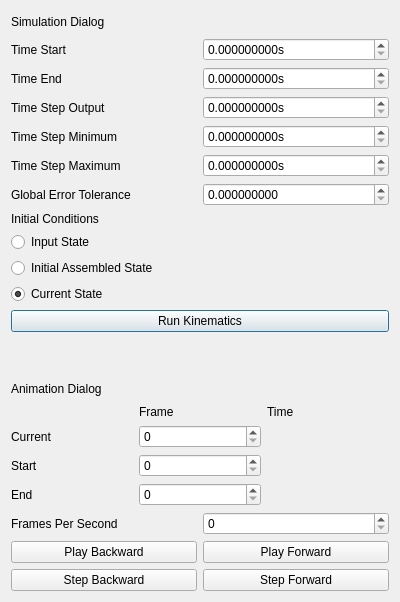
<?xml version="1.0" encoding="UTF-8"?>
<ui version="4.0">
 <class>TaskAssemblyCreateSimulation</class>
 <widget class="QDialog" name="TaskAssemblyCreateSimulation">
  <property name="geometry">
   <rect>
    <x>0</x>
    <y>0</y>
    <width>400</width>
    <height>602</height>
   </rect>
  </property>
  <property name="windowTitle">
   <string>Create Simulation</string>
  </property>
  <layout class="QVBoxLayout" name="verticalLayout_2">
   <item>
    <widget class="QLabel" name="SimulationDialogLabel">
     <property name="text">
      <string>Simulation Dialog</string>
     </property>
    </widget>
   </item>
   <item>
    <layout class="QGridLayout" name="gridLayout">
     <item row="0" column="0">
      <widget class="QLabel" name="TimeStartLabel">
       <property name="text">
        <string>Time Start</string>
       </property>
      </widget>
     </item>
     <item row="0" column="1">
      <widget class="QDoubleSpinBox" name="TimeStartSpinBox">
       <property name="suffix">
        <string>s</string>
       </property>
       <property name="decimals">
        <number>9</number>
       </property>
      </widget>
     </item>
     <item row="1" column="0">
      <widget class="QLabel" name="TimeEndLabel">
       <property name="text">
        <string>Time End</string>
       </property>
      </widget>
     </item>
     <item row="1" column="1">
      <widget class="QDoubleSpinBox" name="TimeEndSpinBox">
       <property name="suffix">
        <string>s</string>
       </property>
       <property name="decimals">
        <number>9</number>
       </property>
      </widget>
     </item>
     <item row="2" column="0">
      <widget class="QLabel" name="TimeStepOutputLabel">
       <property name="text">
        <string>Time Step Output</string>
       </property>
      </widget>
     </item>
     <item row="2" column="1">
      <widget class="QDoubleSpinBox" name="TimeStepOutputSpinBox">
       <property name="suffix">
        <string>s</string>
       </property>
       <property name="decimals">
        <number>9</number>
       </property>
      </widget>
     </item>
     <item row="3" column="0">
      <widget class="QLabel" name="TimeStepMinimumLabel">
       <property name="text">
        <string>Time Step Minimum</string>
       </property>
      </widget>
     </item>
     <item row="3" column="1">
      <widget class="QDoubleSpinBox" name="TimeStepMinimumSpinBox">
       <property name="suffix">
        <string>s</string>
       </property>
       <property name="decimals">
        <number>9</number>
       </property>
      </widget>
     </item>
     <item row="4" column="0">
      <widget class="QLabel" name="TimeStepMaximumLabel">
       <property name="text">
        <string>Time Step Maximum</string>
       </property>
      </widget>
     </item>
     <item row="4" column="1">
      <widget class="QDoubleSpinBox" name="TimeStepMaximumSpinBox">
       <property name="suffix">
        <string>s</string>
       </property>
       <property name="decimals">
        <number>9</number>
       </property>
      </widget>
     </item>
     <item row="5" column="0">
      <widget class="QLabel" name="GlobalErrorToleranceLabel">
       <property name="text">
        <string>Global Error Tolerance</string>
       </property>
      </widget>
     </item>
     <item row="5" column="1">
      <widget class="QDoubleSpinBox" name="GlobalErrorToleranceSpinBox">
       <property name="decimals">
        <number>9</number>
       </property>
      </widget>
     </item>
    </layout>
   </item>
   <item>
    <layout class="QVBoxLayout" name="verticalLayout">
     <item>
      <widget class="QLabel" name="InitialConditionsLabel">
       <property name="text">
        <string>Initial Conditions</string>
       </property>
      </widget>
     </item>
     <item>
      <widget class="QRadioButton" name="InputStateRadioButton">
       <property name="text">
        <string>Input State</string>
       </property>
      </widget>
     </item>
     <item>
      <widget class="QRadioButton" name="InitialAssembledStateRadioButton">
       <property name="text">
        <string>Initial Assembled State</string>
       </property>
      </widget>
     </item>
     <item>
      <widget class="QRadioButton" name="CurrentStateRadioButton">
       <property name="text">
        <string>Current State</string>
       </property>
       <property name="checked">
        <bool>true</bool>
       </property>
      </widget>
     </item>
     <item>
      <widget class="QPushButton" name="RunKinematicsButton">
       <property name="text">
        <string>Run Kinematics</string>
       </property>
      </widget>
     </item>
    </layout>
   </item>
   <item>
    <spacer name="verticalSpacer">
     <property name="orientation">
      <enum>Qt::Vertical</enum>
     </property>
     <property name="sizeType">
      <enum>QSizePolicy::Fixed</enum>
     </property>
     <property name="sizeHint" stdset="0">
      <size>
       <width>20</width>
       <height>40</height>
      </size>
     </property>
    </spacer>
   </item>
   <item>
    <widget class="QLabel" name="AnimationDialogLabel">
     <property name="text">
      <string>Animation Dialog</string>
     </property>
    </widget>
   </item>
   <item>
    <layout class="QGridLayout" name="gridLayout_2">
     <item row="0" column="1">
      <widget class="QLabel" name="FrameLabel">
       <property name="text">
        <string>Frame</string>
       </property>
      </widget>
     </item>
     <item row="1" column="1">
      <widget class="QSpinBox" name="CurrentFrameSpinBox">
       <property name="maximum">
        <number>1000000</number>
       </property>
      </widget>
     </item>
     <item row="1" column="2">
      <widget class="QLabel" name="CurrentTimeLabel">
       <property name="text">
        <string/>
       </property>
      </widget>
     </item>
     <item row="3" column="2">
      <widget class="QLabel" name="EndTimeLabel">
       <property name="text">
        <string/>
       </property>
      </widget>
     </item>
     <item row="2" column="0">
      <widget class="QLabel" name="StartFrameLabel">
       <property name="text">
        <string>Start</string>
       </property>
      </widget>
     </item>
     <item row="0" column="2">
      <widget class="QLabel" name="TimeLabel">
       <property name="text">
        <string>Time</string>
       </property>
      </widget>
     </item>
     <item row="0" column="0">
      <widget class="QLabel" name="blankLabel">
       <property name="text">
        <string/>
       </property>
      </widget>
     </item>
     <item row="3" column="1">
      <widget class="QSpinBox" name="EndFrameSpinBox">
       <property name="maximum">
        <number>1000000</number>
       </property>
      </widget>
     </item>
     <item row="2" column="2">
      <widget class="QLabel" name="StartTimeLabel">
       <property name="text">
        <string/>
       </property>
      </widget>
     </item>
     <item row="3" column="0">
      <widget class="QLabel" name="EndFrameLabel">
       <property name="text">
        <string>End</string>
       </property>
      </widget>
     </item>
     <item row="2" column="1">
      <widget class="QSpinBox" name="StartFrameSpinBox">
       <property name="maximum">
        <number>1000000</number>
       </property>
      </widget>
     </item>
     <item row="1" column="0">
      <widget class="QLabel" name="CurrentFrameLabel">
       <property name="text">
        <string>Current</string>
       </property>
      </widget>
     </item>
    </layout>
   </item>
   <item>
    <layout class="QGridLayout" name="gridLayout_3">
     <item row="0" column="0">
      <widget class="QLabel" name="FramesPerSecondLabel">
       <property name="text">
        <string>Frames Per Second</string>
       </property>
      </widget>
     </item>
     <item row="0" column="1">
      <widget class="QSpinBox" name="FramesPerSecondSpinBox"/>
     </item>
     <item row="1" column="0">
      <widget class="QPushButton" name="PlayBackwardButton">
       <property name="text">
        <string>Play Backward</string>
       </property>
      </widget>
     </item>
     <item row="1" column="1">
      <widget class="QPushButton" name="PlayForwardButton">
       <property name="text">
        <string>Play Forward</string>
       </property>
      </widget>
     </item>
     <item row="2" column="0">
      <widget class="QPushButton" name="StepBackwardButton">
       <property name="text">
        <string>Step Backward</string>
       </property>
      </widget>
     </item>
     <item row="2" column="1">
      <widget class="QPushButton" name="StepForwardButton">
       <property name="text">
        <string>Step Forward</string>
       </property>
      </widget>
     </item>
    </layout>
   </item>
  </layout>
 </widget>
 <resources/>
 <connections/>
</ui>
